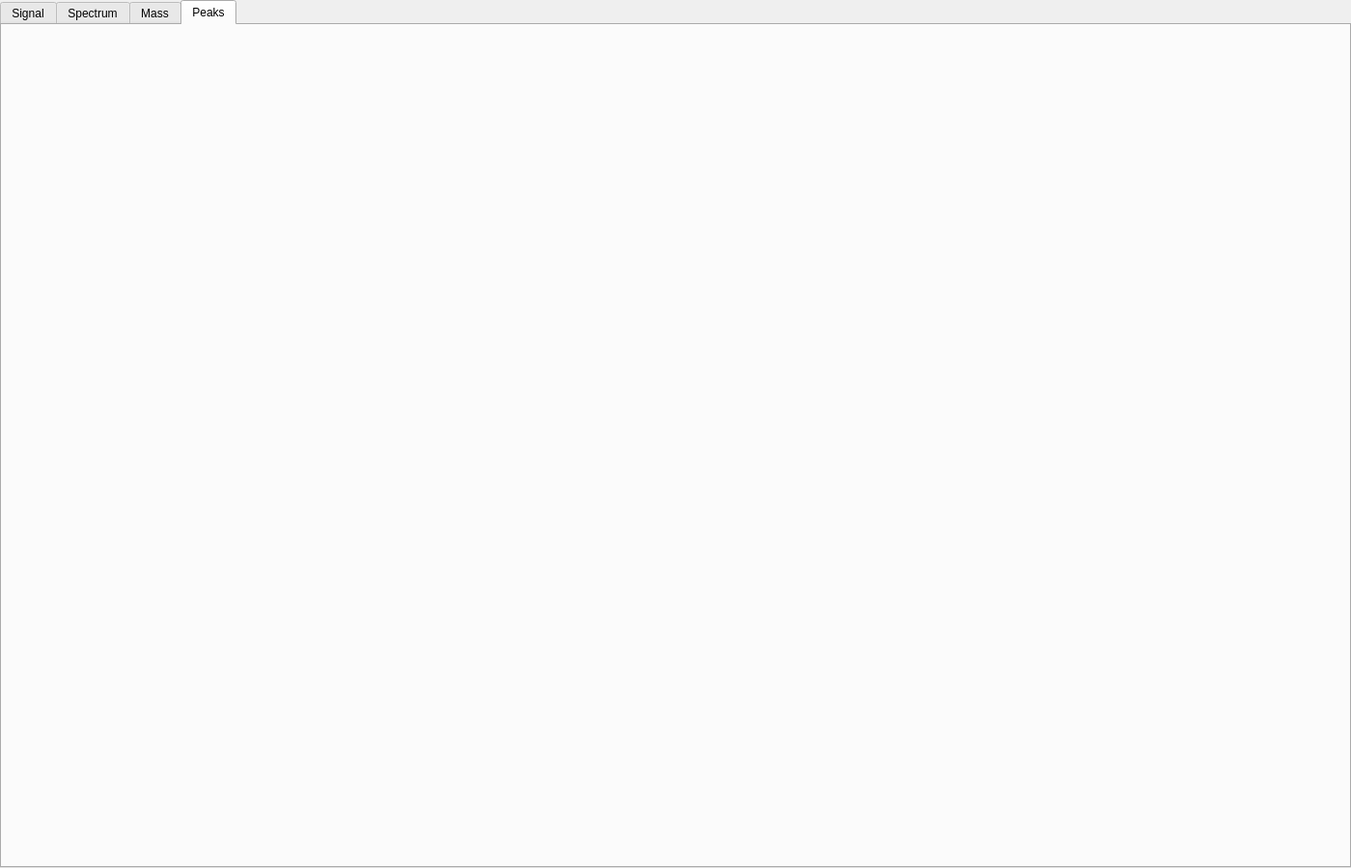
<?xml version="1.0" encoding="UTF-8"?>
<ui version="4.0">
 <class>TabWidget_Plots</class>
 <widget class="QTabWidget" name="TabWidget_Plots">
  <property name="geometry">
   <rect>
    <x>0</x>
    <y>0</y>
    <width>1400</width>
    <height>900</height>
   </rect>
  </property>
  <property name="sizePolicy">
   <sizepolicy hsizetype="Preferred" vsizetype="Preferred">
    <horstretch>0</horstretch>
    <verstretch>0</verstretch>
   </sizepolicy>
  </property>
  <property name="windowTitle">
   <string>TabWidget</string>
  </property>
  <property name="currentIndex">
   <number>3</number>
  </property>
  <widget class="QWidget" name="tab_Signal">
   <attribute name="title">
    <string>Signal</string>
   </attribute>
   <layout class="QVBoxLayout" name="verticalLayout"/>
  </widget>
  <widget class="QWidget" name="tab_Spectrum">
   <attribute name="title">
    <string>Spectrum</string>
   </attribute>
   <layout class="QVBoxLayout" name="verticalLayout_2"/>
  </widget>
  <widget class="QWidget" name="tab_Mass">
   <attribute name="title">
    <string>Mass</string>
   </attribute>
   <layout class="QVBoxLayout" name="verticalLayout_3"/>
  </widget>
  <widget class="QWidget" name="tab_Peaks">
   <attribute name="title">
    <string>Peaks</string>
   </attribute>
   <layout class="QVBoxLayout" name="verticalLayout_4"/>
  </widget>
 </widget>
 <resources/>
 <connections/>
</ui>
